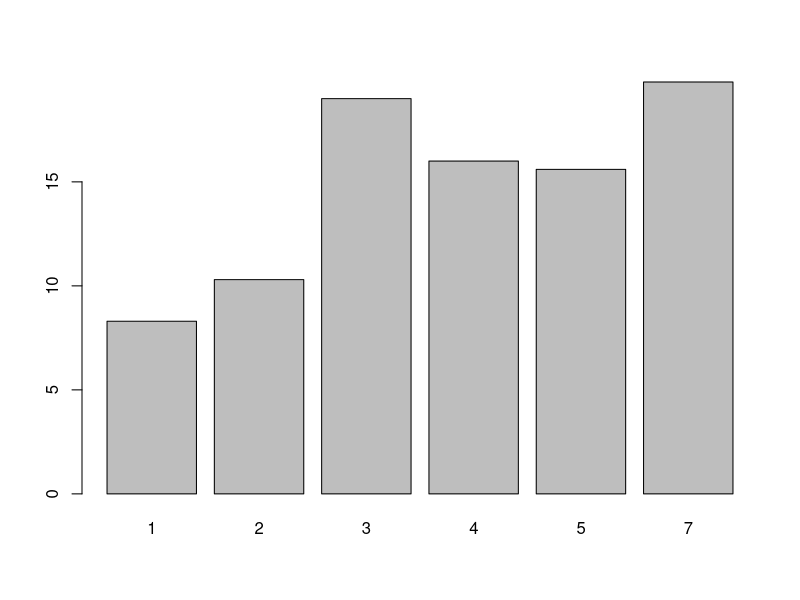

Source code (R): (Note: this script raises an error after producing the figure.)
BOD
# using Base R
barplot(BOD$demand, names.arg = BOD$Time)
# using ggplot
BOD %>%
  ggplot(aes(x = Time, y = demand)) +
  geom_col()

BOD %>%
  ggplot(aes(x = factor(Time), y = demand)) +
  geom_col()


mtcars
# using Base R
table(mtcars$cyl)
barplot(table(mtcars$cyl))
# using ggplot
mtcars %>%
  ggplot(aes(x = cyl)) +
  geom_bar()

## See that, while using geom_col(), we have to explicitly use factor() function. When we use geom_bar(), we do not have to use that.
